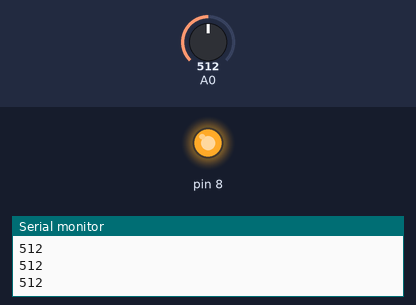
A sketch run on a simulated Arduino Uno, built with avr-gcc and run on an emulated ATmega328P. Parts: output pins drawn as LEDs (lit = HIGH), the last lines printed to the serial monitor. The test bench sets the inputs (shaded band); at power-on: A0 = 512.

Above: at 1.2 s.
1.3 s: A0 set to 409
2.8 s: A0 set to 391
At 3.6 s:
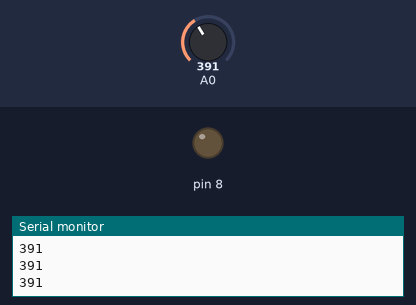
4.3 s: A0 set to 410
At 4.7 s:
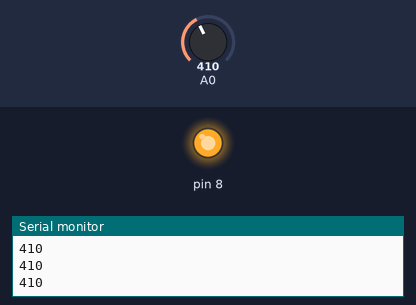
5.8 s: A0 set to 390
At 7.1 s:
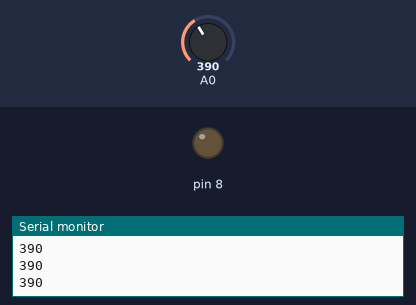
Timing chart, 0 to 8.3 s (numbered marks = the images above; inputs shaded):
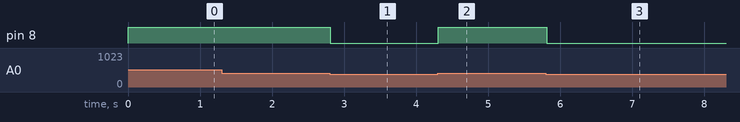

Measured:
- the behaviour switches between 401 and 400 on A0 (found by bisection; images 0 and 1)
- after the input at 2.8 s, pin 8: HIGH → LOW at once
- after the input at 4.3 s, pin 8: LOW → HIGH at once
- after the input at 5.8 s, pin 8: HIGH → LOW at once

The sketch:

CdS_to_LED.ino
```cpp
void setup(){
  pinMode(8, OUTPUT);
  Serial.begin(9600);
}

void loop(){
  int readValue = analogRead(A0);
  Serial.println(readValue);

  if(readValue > 400){
    digitalWrite(8, HIGH);
  }
  else{
    digitalWrite(8, LOW);
  }
}
```
